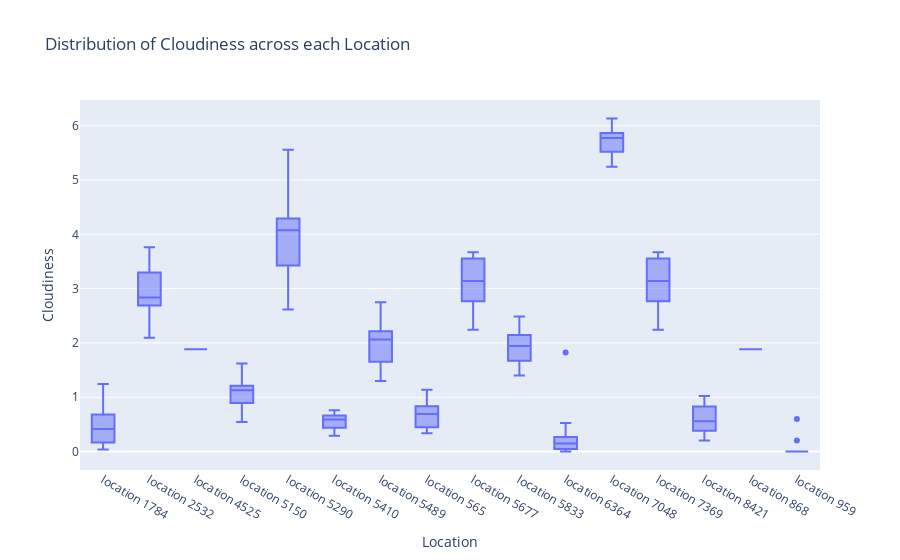

The notebook cell this image was saved under:
### Markdown cell above
<div class="alert alert-warning">
<h4><strong>Analysis of Weather Dataset through plots</strong></h4>
</div>

### Code cell
fig = px.box(df_weather, y="cloudiness", x="deidentified_location", title="Distribution of Cloudiness across each Location")
fig.update_yaxes(title='Cloudiness')
fig.update_xaxes(title='Location')
fig.show()

### Figure 1 — Plotly figure (JSON) as saved in the notebook; plotly's stock layout.template omitted (floating-point values rounded to 4 significant figures; data arrays with more than 128 entries replaced by an {"elided": "..."} marker saying what was removed)
{"data": [{"alignmentgroup": "True", "hovertemplate": "deidentified_location=%{x}<br>cloudiness=%{y}<extra></extra>", "legendgroup": "", "marker": {"color": "#636efa"}, "name": "", "notched": false, "offsetgroup": "", "orientation": "v", "showlegend": false, "type": "box", "x": {"elided": "192 str values"}, "x0": " ", "xaxis": "x", "y": {"elided": "192 float values"}, "y0": " ", "yaxis": "y"}], "layout": {"boxmode": "group", "legend": {"tracegroupgap": 0}, "title": {"text": "Distribution of Cloudiness across each Location"}, "xaxis": {"anchor": "y", "domain": [0, 1], "title": {"text": "Location"}}, "yaxis": {"anchor": "x", "domain": [0, 1], "title": {"text": "Cloudiness"}}}}
